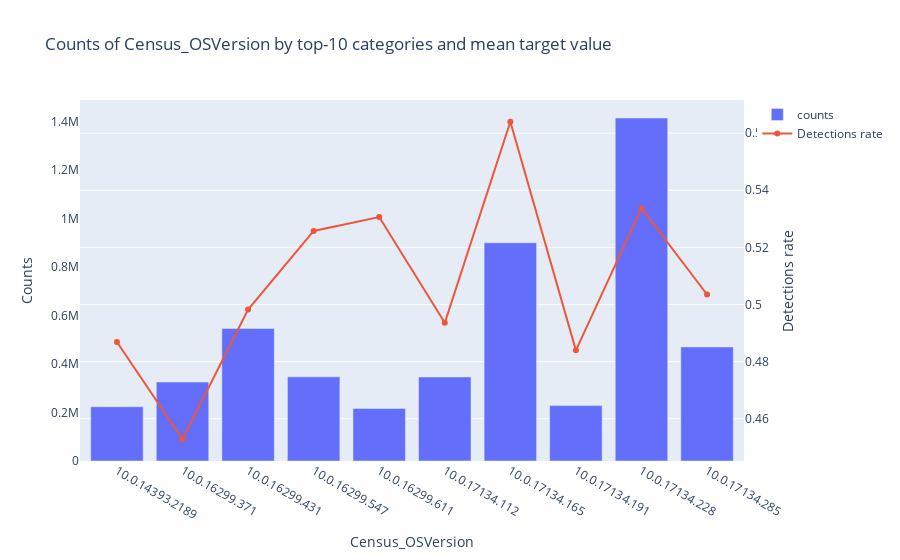

Here is the notebook cell this chart was saved with:
### Code cell
plot_feature('Census_OSVersion')

### Figure 1 — Plotly figure (JSON) as saved in the notebook; plotly's stock layout.template omitted (floating-point values rounded to 4 significant figures)
{"data": [{"name": "counts", "type": "bar", "x": ["10.0.14393.2189", "10.0.16299.371", "10.0.16299.431", "10.0.16299.547", "10.0.16299.611", "10.0.17134.112", "10.0.17134.165", "10.0.17134.191", "10.0.17134.228", "10.0.17134.285"], "y": [223775, 325267, 546546, 346853, 216776, 346410, 899711, 228254, 1413627, 470280]}, {"name": "Detections rate", "type": "scatter", "x": ["10.0.14393.2189", "10.0.16299.371", "10.0.16299.431", "10.0.16299.547", "10.0.16299.611", "10.0.17134.112", "10.0.17134.165", "10.0.17134.191", "10.0.17134.228", "10.0.17134.285"], "y": [0.4869, 0.4528, 0.4982, 0.5258, 0.5306, 0.4936, 0.564, 0.4839, 0.5337, 0.5035], "yaxis": "y2"}], "layout": {"legend": {"orientation": "v"}, "title": {"text": "Counts of Census_OSVersion by top-10 categories and mean target value"}, "xaxis": {"showgrid": false, "showline": false, "title": {"text": "Census_OSVersion"}, "zeroline": false}, "yaxis": {"showgrid": false, "showline": false, "title": {"text": "Counts"}, "zeroline": false}, "yaxis2": {"overlaying": "y", "side": "right", "title": {"text": "Detections rate"}}}}
